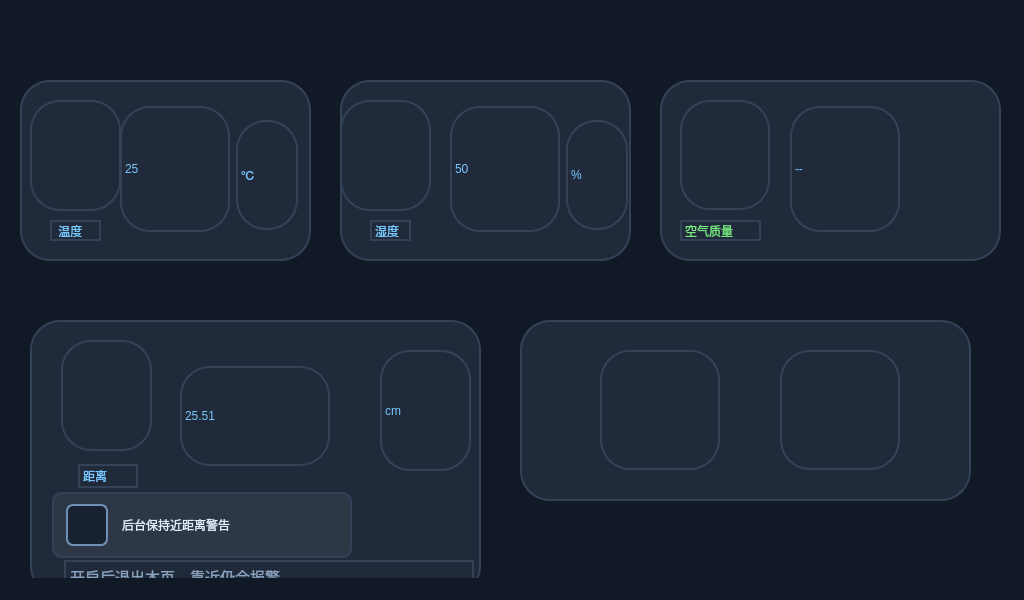
<?xml version="1.0" encoding="UTF-8"?>
<ui version="4.0">
 <class>Hardware</class>
 <widget class="QMainWindow" name="Hardware">
  <property name="geometry">
   <rect>
    <x>0</x>
    <y>0</y>
    <width>1024</width>
    <height>600</height>
   </rect>
  </property>
  <property name="windowTitle">
   <string>MainWindow</string>
  </property>
  <property name="styleSheet">
   <string notr="true">background-color: rgb(18, 25, 38);

</string>
  </property>
  <widget class="QWidget" name="centralwidget">
   <widget class="QWidget" name="widget" native="true">
    <property name="geometry">
     <rect>
      <x>20</x>
      <y>80</y>
      <width>291</width>
      <height>181</height>
     </rect>
    </property>
    <property name="styleSheet">
     <string notr="true">border-radius: 30px;
background-color: rgb(32, 42, 58);
border: 2px solid rgb(52, 66, 88);





</string>
    </property>
    <widget class="QLabel" name="Templabel">
     <property name="geometry">
      <rect>
       <x>30</x>
       <y>140</y>
       <width>51</width>
       <height>21</height>
      </rect>
     </property>
     <property name="styleSheet">
      <string notr="true">color: rgb(120, 200, 255);
font: 12pt &quot;Agency FB&quot;;</string>
     </property>
     <property name="text">
      <string> 温度</string>
     </property>
    </widget>
    <widget class="QLabel" name="Temp_label">
     <property name="geometry">
      <rect>
       <x>100</x>
       <y>26</y>
       <width>110</width>
       <height>126</height>
      </rect>
     </property>
     <property name="styleSheet">
      <string notr="true">color: rgb(120, 200, 255);
font: 34pt &quot;Agency FB&quot;;</string>
     </property>
     <property name="text">
      <string>25</string>
     </property>
    </widget>
    <widget class="QLabel" name="label">
     <property name="geometry">
      <rect>
       <x>10</x>
       <y>20</y>
       <width>91</width>
       <height>111</height>
      </rect>
     </property>
     <property name="styleSheet">
      <string notr="true">
image: url(:/images/temp.png);</string>
     </property>
     <property name="text">
      <string/>
     </property>
    </widget>
    <widget class="QLabel" name="Temp_label_2">
     <property name="geometry">
      <rect>
       <x>216</x>
       <y>40</y>
       <width>62</width>
       <height>110</height>
      </rect>
     </property>
     <property name="styleSheet">
      <string notr="true">color: rgb(120, 200, 255);
font: 34pt &quot;Agency FB&quot;;</string>
     </property>
     <property name="text">
      <string>℃</string>
     </property>
    </widget>
   </widget>
   <widget class="QWidget" name="widget_2" native="true">
    <property name="geometry">
     <rect>
      <x>340</x>
      <y>80</y>
      <width>291</width>
      <height>181</height>
     </rect>
    </property>
    <property name="styleSheet">
     <string notr="true">border-radius: 30px;
background-color: rgb(32, 42, 58);
border: 2px solid rgb(52, 66, 88);


</string>
    </property>
    <widget class="QLabel" name="label_2">
     <property name="geometry">
      <rect>
       <x>0</x>
       <y>20</y>
       <width>91</width>
       <height>111</height>
      </rect>
     </property>
     <property name="styleSheet">
      <string notr="true">image: url(:/images/humi.png);</string>
     </property>
     <property name="text">
      <string/>
     </property>
    </widget>
    <widget class="QLabel" name="Temp_label_4">
     <property name="geometry">
      <rect>
       <x>226</x>
       <y>40</y>
       <width>62</width>
       <height>110</height>
      </rect>
     </property>
     <property name="styleSheet">
      <string notr="true">color: rgb(120, 200, 255);
font: 34pt &quot;Agency FB&quot;;</string>
     </property>
     <property name="text">
      <string>%</string>
     </property>
    </widget>
    <widget class="QLabel" name="Humilabel">
     <property name="geometry">
      <rect>
       <x>30</x>
       <y>140</y>
       <width>41</width>
       <height>21</height>
      </rect>
     </property>
     <property name="styleSheet">
      <string notr="true">color: rgb(120, 200, 255);
font: 12pt &quot;Agency FB&quot;;</string>
     </property>
     <property name="text">
      <string>湿度</string>
     </property>
    </widget>
    <widget class="QLabel" name="Humi_label">
     <property name="geometry">
      <rect>
       <x>110</x>
       <y>26</y>
       <width>110</width>
       <height>126</height>
      </rect>
     </property>
     <property name="styleSheet">
      <string notr="true">color: rgb(120, 200, 255);
font: 34pt &quot;Agency FB&quot;;</string>
     </property>
     <property name="text">
      <string>50</string>
     </property>
    </widget>
   </widget>
   <widget class="QWidget" name="widget_3" native="true">
    <property name="geometry">
     <rect>
      <x>30</x>
      <y>320</y>
      <width>451</width>
      <height>276</height>
     </rect>
    </property>
    <property name="styleSheet">
     <string notr="true">border-radius: 30px;
background-color: rgb(32, 42, 58);
border: 2px solid rgb(52, 66, 88);


</string>
    </property>
    <widget class="QLabel" name="label_3">
     <property name="geometry">
      <rect>
       <x>31</x>
       <y>20</y>
       <width>91</width>
       <height>111</height>
      </rect>
     </property>
     <property name="styleSheet">
      <string notr="true">
image: url(:/images/car.png);</string>
     </property>
     <property name="text">
      <string/>
     </property>
    </widget>
    <widget class="QLabel" name="Temp_label_5">
     <property name="geometry">
      <rect>
       <x>350</x>
       <y>30</y>
       <width>91</width>
       <height>121</height>
      </rect>
     </property>
     <property name="styleSheet">
      <string notr="true">color: rgb(120, 200, 255);
font: 34pt &quot;Agency FB&quot;;</string>
     </property>
     <property name="text">
      <string>cm</string>
     </property>
    </widget>
    <widget class="QLabel" name="Sr04labal">
     <property name="geometry">
      <rect>
       <x>48</x>
       <y>144</y>
       <width>60</width>
       <height>24</height>
      </rect>
     </property>
     <property name="styleSheet">
      <string notr="true">color: rgb(120, 200, 255);
font: 12pt &quot;Agency FB&quot;;</string>
     </property>
     <property name="text">
      <string>距离</string>
     </property>
    </widget>
    <widget class="QLabel" name="Sr04_label">
     <property name="geometry">
      <rect>
       <x>150</x>
       <y>46</y>
       <width>150</width>
       <height>100</height>
      </rect>
     </property>
     <property name="styleSheet">
      <string notr="true">color: rgb(120, 200, 255);
font: 34pt &quot;Agency FB&quot;;</string>
     </property>
     <property name="text">
      <string>25.51</string>
     </property>
    </widget>
    <widget class="QCheckBox" name="bgAlarmCheck">
     <property name="geometry">
      <rect>
       <x>22</x>
       <y>172</y>
       <width>300</width>
       <height>66</height>
      </rect>
     </property>
     <property name="styleSheet">
      <string notr="true">QCheckBox {
color: rgb(225, 238, 250);
font: 16pt &quot;Agency FB&quot;;
spacing: 14px;
padding: 6px 12px;
border-radius: 10px;
background: rgba(255, 255, 255, 16);
}
QCheckBox:hover {
background: rgba(255, 255, 255, 34);
}
QCheckBox::indicator {
width: 38px;
height: 38px;
border-radius: 7px;
border: 2px solid rgb(110, 145, 180);
background: rgb(24, 34, 48);
}
QCheckBox::indicator:checked {
background: rgb(70, 200, 130);
border: 2px solid rgb(120, 235, 165);
}</string>
     </property>
     <property name="text">
      <string>后台保持近距离警告</string>
     </property>
    </widget>
    <widget class="QLabel" name="bgAlarmHint">
     <property name="geometry">
      <rect>
       <x>34</x>
       <y>240</y>
       <width>410</width>
       <height>32</height>
      </rect>
     </property>
     <property name="styleSheet">
      <string notr="true">color: rgba(150, 175, 205, 230);
/* 用 px 而不用 pt：pt 会被 DPI/字号缩放影响，实测在 1.2 倍缩放后
   这一行提示被纵向压扁成半截字（同一个控件在 offscreen 渲染里是好的，
   说明和字号换算有关）。px 是绝对值，不会再被换算放大。 */
font-size: 15px;
background: transparent;</string>
     </property>
     <property name="text">
      <string>开启后退出本页，靠近仍会报警</string>
     </property>
    </widget>
   </widget>
   <widget class="QWidget" name="widget_4" native="true">
    <property name="geometry">
     <rect>
      <x>520</x>
      <y>320</y>
      <width>451</width>
      <height>181</height>
     </rect>
    </property>
    <property name="styleSheet">
     <string notr="true">border-radius: 30px;
background-color: rgb(32, 42, 58);
border: 2px solid rgb(52, 66, 88);


</string>
    </property>
    <widget class="QLabel" name="buzzer">
     <property name="geometry">
      <rect>
       <x>80</x>
       <y>30</y>
       <width>120</width>
       <height>120</height>
      </rect>
     </property>
     <property name="styleSheet">
      <string notr="true">image: url(:/images/buzzer.png);</string>
     </property>
     <property name="text">
      <string/>
     </property>
    </widget>
    <widget class="QLabel" name="led">
     <property name="geometry">
      <rect>
       <x>260</x>
       <y>30</y>
       <width>120</width>
       <height>120</height>
      </rect>
     </property>
     <property name="styleSheet">
      <string notr="true">image: url(:/images/led.png);</string>
     </property>
     <property name="text">
      <string/>
     </property>
    </widget>
   </widget>
   <widget class="QWidget" name="widget_5" native="true">
    <property name="geometry">
     <rect>
      <x>660</x>
      <y>80</y>
      <width>341</width>
      <height>181</height>
     </rect>
    </property>
    <property name="styleSheet">
     <string notr="true">border-radius: 30px;
background-color: rgb(32, 42, 58);
border: 2px solid rgb(52, 66, 88);


</string>
    </property>
    <widget class="QLabel" name="label_5">
     <property name="geometry">
      <rect>
       <x>20</x>
       <y>20</y>
       <width>90</width>
       <height>110</height>
      </rect>
     </property>
     <property name="styleSheet">
      <string notr="true">image: url(:/images/air.png);</string>
     </property>
     <property name="text">
      <string/>
     </property>
    </widget>
    <widget class="QLabel" name="Humilabel_3">
     <property name="geometry">
      <rect>
       <x>20</x>
       <y>140</y>
       <width>81</width>
       <height>21</height>
      </rect>
     </property>
     <property name="styleSheet">
      <string notr="true">
color: rgb(120, 230, 130);
font: 12pt &quot;Agency FB&quot;;</string>
     </property>
     <property name="text">
      <string>空气质量</string>
     </property>
    </widget>
    <widget class="QLabel" name="fumes_label">
     <property name="geometry">
      <rect>
       <x>130</x>
       <y>26</y>
       <width>110</width>
       <height>126</height>
      </rect>
     </property>
     <property name="styleSheet">
      <string notr="true">color: rgb(120, 200, 255);
font: 34pt &quot;Agency FB&quot;;</string>
     </property>
     <property name="text">
      <string>--</string>
     </property>
    </widget>
   </widget>
   <widget class="QPushButton" name="back1">
    <property name="geometry">
     <rect>
      <x>20</x>
      <y>10</y>
      <width>31</width>
      <height>28</height>
     </rect>
    </property>
    <property name="styleSheet">
     <string notr="true">QPushButton {
 background-color:transparent;
 border-radius:10px;
 border-image: url(:/images/back1.png);
}</string>
    </property>
    <property name="text">
     <string/>
    </property>
   </widget>
  </widget>
  <widget class="QMenuBar" name="menubar">
   <property name="geometry">
    <rect>
     <x>0</x>
     <y>0</y>
     <width>1024</width>
     <height>26</height>
    </rect>
   </property>
  </widget>
  <widget class="QStatusBar" name="statusbar"/>
 </widget>
 <resources/>
 <connections/>
</ui>
